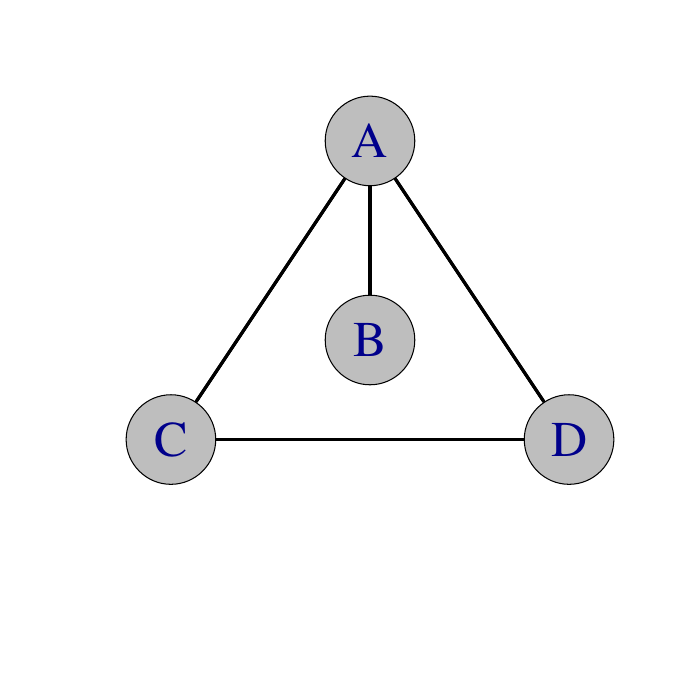

Here is the R script that generated this plot:

rm( list=ls() )
library(igraph)

 A <- matrix(0,4,4)
 A[1,3] <- A[3,1] <- 1
 A[1,4] <- A[4,1] <- 1
 A[2,1] <- A[1,2] <- 1
 A[3,4] <- A[4,3] <- 1
 g <- graph.adjacency(A)

 ll <- rbind( c(0,1), c(0,0), c( -1,-1/2 ),  c(1,-1/2) )


 pdf( file="anklet.pdf" )
 par( mgp=rep(1,3) )
 plot(g,  layout=ll, xlim=c(-1.2,1.2), ylim=c(-1.2,1.2),
	edge.arrow.width=0, edge.width=3, vertex.label=c("A","B","C","D"),
	edge.color="black" , rescale=FALSE, vertex.color="grey",
	vertex.label.cex=3, vertex.size=45 )
 dev.off()
